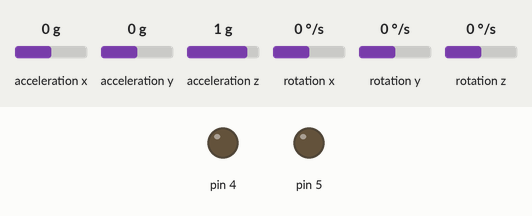
Recording of a sketch running on a simulated Arduino Uno, built with avr-gcc and run on an emulated ATmega328P. Parts: output pins drawn as LEDs (lit = HIGH). Wiring (inferred from the names in the program): MPU-6050 motion sensor at I2C address 0x68. The inputs (shaded band) are chosen by the test bench; at power-on: acceleration x 0 g, acceleration y 0 g, acceleration z 1 g, rotation x 0 °/s, rotation y 0 °/s, rotation z 0 °/s. What the sketch prints to the serial monitor is not drawn.

Above: at 1.3 s.
1.4 s: acceleration x set to -1.4 g
At 2.0 s:
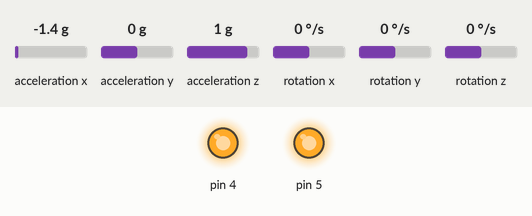
2.9 s: acceleration x set to 0 g
At 4.5 s:
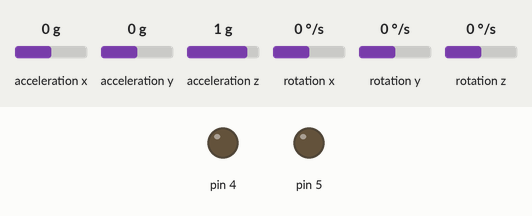
4.8 s: acceleration x set to 1.4 g
At 5.7 s:
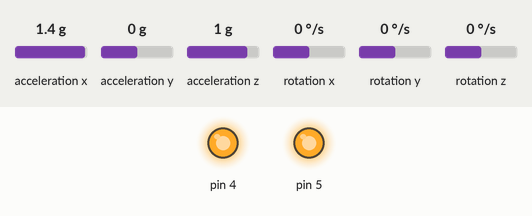
Timing chart, 0 to 7.8 s (numbered marks = the images above; inputs shaded):
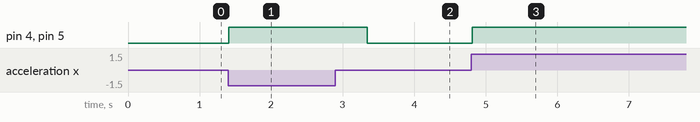

The sketch:

Self_balancing_without_encoder.ino
```cpp
#include "TimerOne.h"
#include<Wire.h>

const int MPU_addr=0x68;
double AcX,AcY,AcZ,Tmp,GyX,GyY,GyZ; //These will be the raw data from the MPU6050.
uint32_t timer; //it's a timer, saved as a big-ass unsigned int.  We use it to save times from the "micros()" command and subtract the present time in microseconds from the time stored in timer to calculate the time for each loop.
double compAngleX, compAngleY; //These are the angles in the complementary filter
#define degconvert 57.2957786 //there are like 57 degrees in a radian.


//const byte interruptEncoderPinA = 2;
//const byte interruptEncoderPinB = 3;
//const byte interruptEncoderPinC = 18;
//const byte interruptEncoderPinD = 19;
const byte PWMOutputMotorA=4;
const byte PWMOutputMotorB=5;
const byte InputAA=7;
const byte InputAB=8;
const byte InputBA=9;
const byte InputBB=10;
//volatile int ext_counterA=0;
//volatile int ext_counterB=0;
volatile float rpm1=0.0;
volatile float rpm2=0.0;
volatile bool direction_rotation=true;


const float theta_kp=25.0;
const float theta_ki=0.0;
const float theta_kd=0.02;

const float g=9.81;
volatile float theta=0.0;
volatile float curr_acc=0.0;
volatile float acc_const=0.0025;  // Please set this value according the time of 0.1 ms and radius value = r/delta_t
const float target_theta=0.0;
volatile float curr_theta=0.0;
volatile float theta_sum_error=0.0;
volatile float theta_diff_error=0.0;
volatile float prev_theta_error=0.0;
volatile float req_acc=0.0;
volatile float curr_theta_error;
volatile float curr_error;
volatile int PWM;
volatile float PID_e;


double getAngle(){

    Wire.beginTransmission(MPU_addr);
  Wire.write(0x3B);  // starting with register 0x3B (ACCEL_XOUT_H)
  Wire.endTransmission(false);
  Wire.requestFrom(MPU_addr,14,true);  // request a total of 14 registers
  AcX=Wire.read()<<8|Wire.read();  // 0x3B (ACCEL_XOUT_H) & 0x3C (ACCEL_XOUT_L)
  AcY=Wire.read()<<8|Wire.read();  // 0x3D (ACCEL_YOUT_H) & 0x3E (ACCEL_YOUT_L)
  AcZ=Wire.read()<<8|Wire.read();  // 0x3F (ACCEL_ZOUT_H) & 0x40 (ACCEL_ZOUT_L)
  Tmp=Wire.read()<<8|Wire.read();  // 0x41 (TEMP_OUT_H) & 0x42 (TEMP_OUT_L)
  GyX=Wire.read()<<8|Wire.read();  // 0x43 (GYRO_XOUT_H) & 0x44 (GYRO_XOUT_L)
  GyY=Wire.read()<<8|Wire.read();  // 0x45 (GYRO_YOUT_H) & 0x46 (GYRO_YOUT_L)
  GyZ=Wire.read()<<8|Wire.read();  // 0x47 (GYRO_ZOUT_H) & 0x48 (GYRO_ZOUT_L)

  double dt = (double)(micros() - timer) / 1000000; //This line does three things: 1) stops the timer, 2)converts the timer's output to seconds from microseconds, 3)casts the value as a double saved to "dt".
  timer = micros(); //start the timer again so that we can calculate the next dt.

//  double roll = atan2(AcY, AcZ)*degconvert;
  double pitch = atan2(-AcX, AcZ)*degconvert;


//  double gyroXrate = GyX/131.0;
  double gyroYrate = GyY/131.0;


 // compAngleX = 0.99 * (compAngleX + gyroXrate * dt) + 0.01 * roll; // Calculate the angle using a Complimentary filter
  compAngleY = 0.99 * (compAngleY + gyroYrate * dt) + 0.01 * pitch;
   return compAngleY;
//  //W00T print dat shit out, yo!
//  Serial.print(compAngleX);Serial.print("\t");
//  Serial.print(compAngleY);Serial.print("\n");
}


void setup() {
  // Set up MPU 6050:
  Wire.begin();
  #if ARDUINO >= 157
  Wire.setClock(400000UL); // Set I2C frequency to 400kHz
  #else
    TWBR = ((F_CPU / 400000UL) - 16) / 2; // Set I2C frequency to 400kHz
  #endif


  Wire.beginTransmission(MPU_addr);
  Wire.write(0x6B);  // PWR_MGMT_1 register
  Wire.write(0);     // set to zero (wakes up the MPU-6050)
  Wire.endTransmission(true);
  Serial.begin(115200);
  delay(100);

  //setup starting angle
  //1) collect the data
  Wire.beginTransmission(MPU_addr);
  Wire.write(0x3B);  // starting with register 0x3B (ACCEL_XOUT_H)
  Wire.endTransmission(false);
  Wire.requestFrom(MPU_addr,14,true);  // request a total of 14 registers
  AcX=Wire.read()<<8|Wire.read();  // 0x3B (ACCEL_XOUT_H) & 0x3C (ACCEL_XOUT_L)
  AcY=Wire.read()<<8|Wire.read();  // 0x3D (ACCEL_YOUT_H) & 0x3E (ACCEL_YOUT_L)
  AcZ=Wire.read()<<8|Wire.read();  // 0x3F (ACCEL_ZOUT_H) & 0x40 (ACCEL_ZOUT_L)
  Tmp=Wire.read()<<8|Wire.read();  // 0x41 (TEMP_OUT_H) & 0x42 (TEMP_OUT_L)
  GyX=Wire.read()<<8|Wire.read();  // 0x43 (GYRO_XOUT_H) & 0x44 (GYRO_XOUT_L)
  GyY=Wire.read()<<8|Wire.read();  // 0x45 (GYRO_YOUT_H) & 0x46 (GYRO_YOUT_L)
  GyZ=Wire.read()<<8|Wire.read();  // 0x47 (GYRO_ZOUT_H) & 0x48 (GYRO_ZOUT_L)

  //2) calculate pitch and roll
  double roll = atan2(AcY, AcZ)*degconvert;
  double pitch = atan2(-AcX, AcZ)*degconvert;

  //3) set the starting angle to this pitch and roll
  double gyroXangle = roll;
  double gyroYangle = pitch;
  double compAngleX = roll;
  double compAngleY = pitch;

  //start a timer
  timer = micros();
}

void loop() {

curr_theta = getAngle() / degconvert;
Serial.print("getangle: ");Serial.println(getAngle());
Serial.print("angle: ");Serial.println(curr_theta);
curr_theta_error = target_theta - curr_theta;

theta_sum_error += curr_theta;

theta_diff_error = curr_theta_error - prev_theta_error;

PID_e = (theta_kp*curr_theta_error)+(theta_ki*theta_sum_error)+(theta_kd*theta_diff_error);

PWM = (int) ( PID_e ) * 1024;

PWM = fabs(PWM);

  if(compAngleY <0){
    direction_rotation=false;
    if(PWM<1024){
      digitalWrite(InputAA, HIGH);
      digitalWrite(InputBA, HIGH);
      digitalWrite(InputBB, LOW);
      digitalWrite(InputAB, LOW);
      Timer1.pwm(PWMOutputMotorA, PWM);
      Timer1.pwm(PWMOutputMotorB, PWM);
//      Serial.print(PWM);Serial.print("\n");
    }
    else{
      digitalWrite(InputAA, HIGH);
      digitalWrite(InputBA, HIGH);
      digitalWrite(InputBB, LOW);
      digitalWrite(InputAB, LOW);
      Timer1.pwm(PWMOutputMotorA, 1024);
      Timer1.pwm(PWMOutputMotorB, 1024);
//      Serial.print(PWM);Serial.print("\n");
    }
  }
  else{
    direction_rotation=true;
    if(PWM >(-1)*1024){
      digitalWrite(InputAB, HIGH);
      digitalWrite(InputBB, HIGH);
      digitalWrite(InputBA, LOW);
      digitalWrite(InputAA, LOW);
      Timer1.pwm(PWMOutputMotorA, PWM);
      Timer1.pwm(PWMOutputMotorB, PWM);
//      Serial.print(PWM);Serial.print("\n");
    }
    else{
      digitalWrite(InputAA, HIGH);
      digitalWrite(InputBA, HIGH);
      digitalWrite(InputBB, LOW);
      digitalWrite(InputAB, LOW);
      Timer1.pwm(PWMOutputMotorA, 1024);
      Timer1.pwm(PWMOutputMotorB, 1024);
//      Serial.print(PWM);Serial.print("\n");
    }
  }


}
```

Measured:
- after the input at 1.4 s, pin 4, pin 5: LOW → HIGH at once
- after the input at 2.9 s, pin 4, pin 5: HIGH → LOW after 0.44 s
- after the input at 4.8 s, pin 4, pin 5: LOW → HIGH at once
